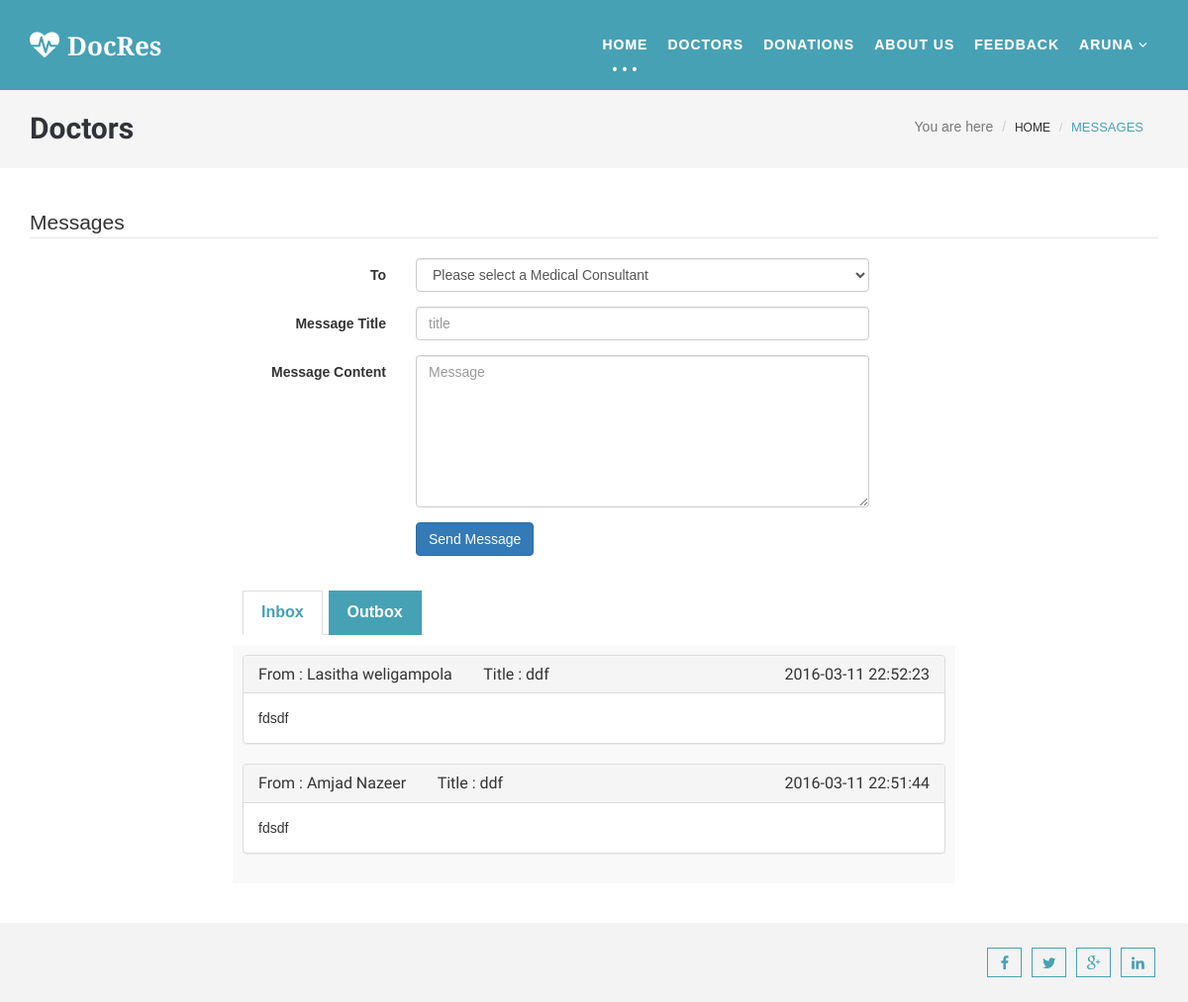
Page /messages.php (signed in) on the committed database.
### tables this page shows
CREATE TABLE IF NOT EXISTS `messages` (
`message_id` int(11) NOT NULL,
  `sender_id` int(11) NOT NULL,
  `reciever_id` int(11) NOT NULL,
  `title` varchar(100) NOT NULL,
  `message` longtext NOT NULL,
  `sent_at` datetime NOT NULL
);

### messages.php (the view, shortened to what this page needs)
<?php
    include_once("includes/header.php");
?>
 <section id="blogArchive">
   <div class="row">
     <div class="col-lg-12 col-md-12">
       <div class="blog-breadcrumbs-area">
         <div class="container">
           <div class="blog-breadcrumbs-left">
             <h2>Doctors</h2>
           </div>
           <div class="blog-breadcrumbs-right">
             <ol class="breadcrumb">
               <li>You are here</li>
               <li><a href="#">Home</a></li>
               <li class="active">Messages</li>
             </ol>
           </div>
         </div>
       </div>
     </div>
   </div>
 </section>
 <section id="service">
     <div class="container">
         <div class="row">
             <div class="col-lg-12 col-md-12">
                 <div class="service-area">
                     <form class="form-horizontal" id="send_message" name="send_message" method="post" action="">
                         <fieldset>
                             <legend>Messages</legend>
                             <div class="form-group">
                                 <label class="col-md-4 control-label" for="to">To</label>
                                 <div class="col-md-5">
                                     <select id="to" name="to" class="form-control">
                                         <option value="-1">Please select a Medical Consultant</option>
                                     </select>
                                 </div>
                             </div>
                             <div class="form-group">
                                 <label class="col-md-4 control-label" for="title">Message Title</label>
                                 <div class="col-md-5">
                                     <input id="title" name="title" placeholder="title" class="form-control input-md" type="text">
                                 </div>
                             </div>
                             <div class="form-group">
                                 <label class="col-md-4 control-label" for="message">Message Content</label>
                                 <div class="col-md-5">
                                     <textarea id="message" name="message" rows="7" placeholder="Message" class="form-control input-md" type="text"></textarea>
                                 </div>
                             </div>
                             <div class="form-group">
                                 <label class="col-md-4 control-label" for="send"></label>
                                 <div class="col-md-4">
                                     <button id="send" name="send" class="btn btn-primary">Send Message</button>
                                 </div>
                             </div>
                         </fieldset>
                     </form>
                 </div>
             </div>
         </div>
         <div class="row">
             <div class="col-lg-12 col-md-12">
                 <div class="col-md-8 col-md-offset-2" style="margin-top: 10px;">
                     <div class="bhoechie-tab-menu" style="margin: 10px">
                         <ul class="nav nav-tabs profile-nav">
                                 <li role="presentation" class="active" ><a href="">Inbox</a></li>
                                 <li role="presentation"><a href="">Outbox</a></li>
                         </ul>
                     </div>
                     <div class="col-md-12 bhoechie-tab-content" style="padding: 10px; background-color: #f9f9f9;">
                         <?PHP
                         $sql = "SELECT messages.*,CONCAT(user.first_name, ' ', user.last_name) AS name FROM messages,user WHERE reciever_id=".$_SESSION['user_id']." AND user.user_id=sender_id ORDER BY sent_at DESC";
                         $rs  = $conexion->query($sql);
                         $rows = $rs->fetch_all();
                         foreach($rows as $row){ ?>
                             <div class="panel panel-default">
                                 <div class="panel-heading">
                                     <h3 class="panel-title"><?php echo "From : ".$row[6]." &nbsp&nbsp&nbsp&nbsp&nbsp&nbsp  Title : ".$row[3] ?> <p class="pull-right"><?php echo $row[5] ?></p></h3></h3>
                                 </div>
                                 <div class="panel-body">
                                     <?php echo $row[4] ?>
                                 </div>
                             </div>
                         <?PHP } ?>
                     </div>
             </div>
         </div>
     </div>
 </section>
 <?php include 'includes/footer.php'; ?>

### css/themes/blue-theme.css (style rules this page uses)
.scrollToTop:hover, .scrollToTop:focus,.readmore_area a::before,.sl-slider h2> strong,.sl-slider p> strong, .single-top-feature .readmore_area a span,.service-icon-effect,.service-icon .service-icon-effect:hover,.single-service>h3 a:hover,.single-service>h3 a:focus, .whyChoose-right .media-heading,.whyChoose-right .media:hover .media-icon,.doctors-nav figcaption h2, .testimonial-cotent > p span,.testimonial-nav .slick-dots li.slick-active button::before,.blog-comments-box li > h2,.blog-comments-box li span, .blog-author > ul > li a:hover,.footer-service li > a:hover,.footer-service li > a span,.contact-info > p span,.footer-copyright>p>a, .blog-breadcrumbs-right .breadcrumb > li a:hover,.blog-breadcrumbs-right .breadcrumb > .active,.blog-details blockquote::before,.blog-details blockquote::after, .sidebar-widget p>a,.sidebar-widget>ul li>a:hover,.postnav-left:hover .navg-title,.postnav-right:hover .navg-title,.author-name:hover, .similar-post .media-body a:hover,.similar-post > h2,.nav-tabs > li.active > a, .nav-tabs > li.active > a:focus, .nav-tabs > li.active > a:hover, .button--itzel .button__icon,.button--itzel > span,#myModal .modal-title, .form-submit input:hover,.error-page-area h1,.error-page-area h3 { color: #46A1B4; }
.navbar-default .navbar-nav > .active > a, .navbar-default .navbar-nav > .active > a:focus, .navbar-default .navbar-nav > .active > a:hover, .navbar-default .navbar-nav > .open > a, .navbar-default .navbar-nav > .open > a:focus, .navbar-default .navbar-nav > .open > a:hover, .dropdown-menu > li > a:hover,.dropdown-menu > li > a:focus,.dropdown-menu > .active > a, .dropdown-menu > .active > a:focus, .dropdown-menu > .active > a:hover, .navbar-default .navbar-nav .open .dropdown-menu > li > a:hover,.readmore_area a span,.single-top-feature, .single-top-feature .readmore_area a::before,.testimonial-nav .slick-dots li.slick-active,figure.blog-figure .image-effect::before, .footer-middle,.social-share ul li > a,.custom-panel .panel-heading a,.nav-tabs > li > a,a.gallery-iteam .image-effect::before,.comments-title::after, .reply-btn,.author-tag { background-color: #46A1B4; }

### style.css (style rules this page uses)
body,html { overflow-x:hidden; }
body { font-family: 'Helvetica', serif; overflow-x: hidden !important; }
ul { padding: 0; margin: 0; list-style: none; }
a { text-decoration: none; color: #2f2f2f; }
h1, h2, h3, h4, h5, h6 { font-family: 'Raleway', sans-serif; }
h2 { color: #313338; font-size: 30px; font-weight: 700; line-height: 40px; margin: 0; padding-bottom: 10px; }
#service { float: left; display: inline; width: 100%; padding: 40px 0px; }
.service-area { float: left; display: inline; width: 100%; }
#blogArchive { display: inline; float: left; margin-top: 90px; width: 100%; }
.blog-breadcrumbs-area { background-color: #f5f5f5; display: inline; float: left; padding: 20px 0; width: 100%; }
.blog-breadcrumbs-left { float: left; display: inline; }
.blog-breadcrumbs-left>h2 { padding-bottom: 0px; }
.blog-breadcrumbs-right { float: right; display: inline; }
.blog-breadcrumbs-right .breadcrumb { margin-bottom: 0px; }
.blog-breadcrumbs-right .breadcrumb > li { color: #777; }
.blog-breadcrumbs-right .breadcrumb > li a { text-transform: uppercase; font-size: 12px; }
.blog-breadcrumbs-right .breadcrumb > .active { text-transform: uppercase; font-size: 13px; }
.nav-tabs { display: inline-block; text-align: center; }
.nav-tabs li { display: inline-block; float: none; }
.nav-tabs > li > a { border: 1px solid transparent; border-radius: 0; color: #fff; display: inline-block; font-size: 16px; font-weight: bold; line-height: 1.42857; padding: 10px 18px; }

### rows in the picture
messages: row "Lasitha weligampola", title "ddf", sent_at "2016-03-11 22:52:23", message "fdsdf"
messages: row "Amjad Nazeer", title "ddf", sent_at "2016-03-11 22:51:44", message "fdsdf"

### other values in the picture
$_SESSION['first_name'] "ARUNA"
